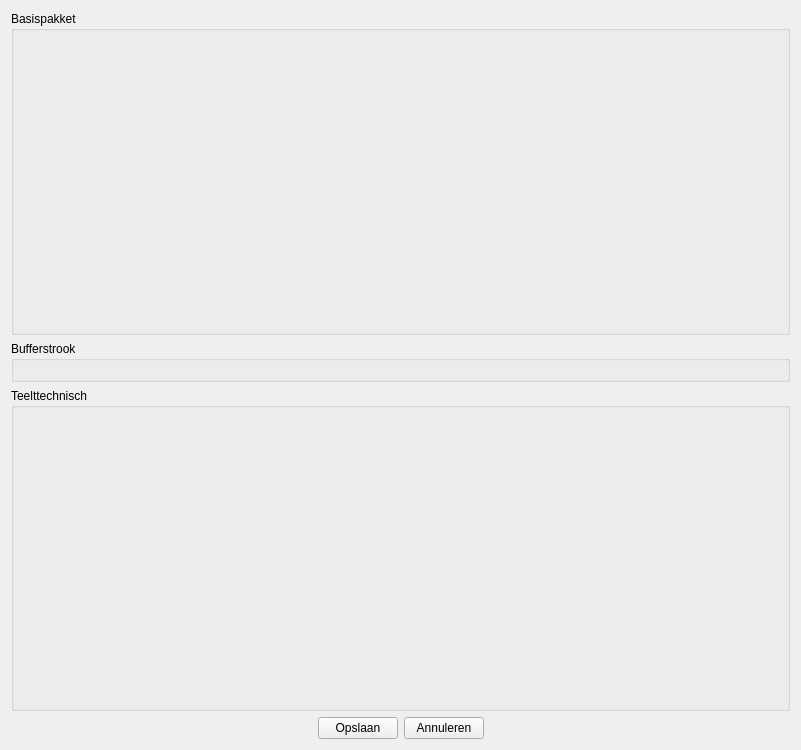
<?xml version="1.0" encoding="UTF-8"?>
<ui version="4.0">
 <class>MonitoringWidget</class>
 <widget class="QWidget" name="MonitoringWidget">
  <property name="geometry">
   <rect>
    <x>0</x>
    <y>0</y>
    <width>801</width>
    <height>750</height>
   </rect>
  </property>
  <property name="windowTitle">
   <string>Form</string>
  </property>
  <layout class="QVBoxLayout" name="verticalLayout">
   <item>
    <widget class="QGroupBox" name="gb_basispakket">
     <property name="sizePolicy">
      <sizepolicy hsizetype="Preferred" vsizetype="Expanding">
       <horstretch>0</horstretch>
       <verstretch>0</verstretch>
      </sizepolicy>
     </property>
     <property name="title">
      <string>Basispakket</string>
     </property>
     <layout class="QVBoxLayout" name="lyt_basispakket"/>
    </widget>
   </item>
   <item>
    <widget class="QGroupBox" name="gb_bufferstrook">
     <property name="sizePolicy">
      <sizepolicy hsizetype="Preferred" vsizetype="Preferred">
       <horstretch>0</horstretch>
       <verstretch>0</verstretch>
      </sizepolicy>
     </property>
     <property name="title">
      <string>Bufferstrook</string>
     </property>
     <layout class="QVBoxLayout" name="lyt_bufferstrook"/>
    </widget>
   </item>
   <item>
    <widget class="QGroupBox" name="gb_teelttechnisch">
     <property name="sizePolicy">
      <sizepolicy hsizetype="Preferred" vsizetype="Expanding">
       <horstretch>0</horstretch>
       <verstretch>0</verstretch>
      </sizepolicy>
     </property>
     <property name="title">
      <string>Teelttechnisch</string>
     </property>
    </widget>
   </item>
   <item>
    <layout class="QHBoxLayout" name="horizontalLayout_4">
     <item>
      <spacer name="horizontalSpacer_4">
       <property name="orientation">
        <enum>Qt::Horizontal</enum>
       </property>
       <property name="sizeHint" stdset="0">
        <size>
         <width>40</width>
         <height>20</height>
        </size>
       </property>
      </spacer>
     </item>
     <item>
      <widget class="QPushButton" name="btn_save">
       <property name="text">
        <string>Opslaan</string>
       </property>
      </widget>
     </item>
     <item>
      <widget class="QPushButton" name="btn_cancel">
       <property name="text">
        <string>Annuleren</string>
       </property>
      </widget>
     </item>
     <item>
      <spacer name="horizontalSpacer_5">
       <property name="orientation">
        <enum>Qt::Horizontal</enum>
       </property>
       <property name="sizeHint" stdset="0">
        <size>
         <width>40</width>
         <height>20</height>
        </size>
       </property>
      </spacer>
     </item>
    </layout>
   </item>
  </layout>
 </widget>
 <resources>
  <include location="resources.qrc"/>
 </resources>
 <connections/>
</ui>
